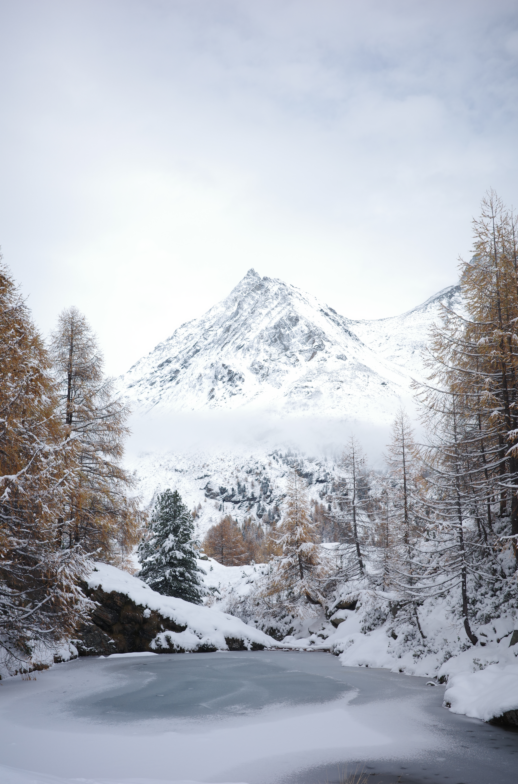
#> input picture archive/backup/output-graph/snowmountain/snowmountain.png, 518 x 784 px, given in place of snowmountain.JPG, which was not available
$ jupyter execute --allow-errors format_convertion.ipynb
#> lines starting #> are read from the running program, lines starting #| are printed output that depends on the picture; pictures that were not available may be replaced by others from this repository, and a replacement may not be noted
### archive/tunnel_book/process_segments_sam.py
import cv2
import numpy as np
from skimage.segmentation import slic


def downsample_image_opencv(img, output_size):
    height, width = img.shape[:2]
    new_height, new_width = output_size

    resized_img = cv2.resize(img, (new_width, new_height), interpolation=cv2.INTER_AREA)

    return resized_img

# [61 lines left out: functions downsample_image_opencv2, remove_small_masks, remove_overlapping, obtain_rest_of_img, not called in this run]

def img_white_p_ratio(img):
  return np.sum(img == 1.0)/(img.shape[0]*img.shape[1]*img.shape[2])

# [89 lines left out: functions rest_image_pixel_ratio, remove_white_canva, obtain_all_objects, fill_with_superpixels, not called in this run]

### format_convertion.ipynb
[cell 1]
import numpy as np
import cv2
import matplotlib.pyplot as plt
from archive.tunnel_book.process_segments_sam import downsample_image_opencv

#> (a cell that did not finish here is left out)

[cell 3]
raw_image = cv2.imread('./dataset/snowmountain.JPG')
#> raw_image is the input picture: shape (784, 518, 3); mean B, G, R 192.1, 183.2, 178.9
raw_image = cv2.cvtColor(raw_image, cv2.COLOR_BGR2RGB) / 255.0
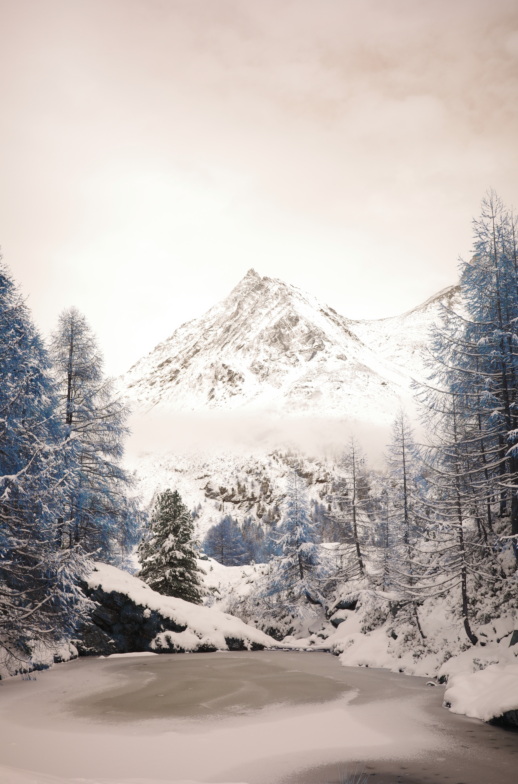
#> raw_image: shape (784, 518, 3) float64; mean B, G, R 0.702, 0.718, 0.753
img_lr = downsample_image_opencv(raw_image, [784, 518])
plt.figure(figsize=(15,7))
plt.imshow(img_lr)
plt.show()

[cell 4]
res_img = np.ones((img_lr.shape[0], img_lr.shape[1], 4), dtype=np.float32)
fig = plt.figure(figsize=(10, 8))
#> (the rest of this cell did not finish here and is left out)

[cell 5]
res_img = np.ones((img_lr.shape[0], img_lr.shape[1], 4), dtype=np.float32)

#> (the rest of this cell did not finish here and is left out)

[cell 6]
def format_convertion(paths):
    layer_masks = []
    for p in paths:
        layer_masks.append(np.load(p))

    layers = []
    for layer in layer_masks:
        tmp = np.zeros_like(layer[0])
        for ob in layer:
            tmp += ob
        layers.append(tmp > 0)

    return layers

def viz(img_path, layers):
    depth_size=layers[0].shape
    raw_image = cv2.imread(img_path)
    raw_image = cv2.cvtColor(raw_image, cv2.COLOR_BGR2RGB) / 255.0
    img_lr = downsample_image_opencv(raw_image, depth_size)

    res_img = np.ones((img_lr.shape[0], img_lr.shape[1], 4), dtype=np.float32)
    fig = plt.figure(figsize=(10, 8))
    for i, group_mask in enumerate(layers):
        ax = fig.add_subplot(2, 3, i + 1)
        for c in range(3):  # 遍历RGB通道
            res_img[:, :, c] = np.where(group_mask, img_lr[:, :, c], 0)
        res_img[:, :, 3] = np.where(group_mask, 1, 0)

        ax.imshow(res_img)
        ax.axis('off')
        ax.set_title(f'Layer {i+1}')

        plt.tight_layout()

[cell 7]
paths = ['./output-sam/snowmountain2/snowmountain2_layer1_segs.npy',
         './output-sam/snowmountain2/snowmountain2_layer2_segs.npy',
         './output-sam/snowmountain2/snowmountain2_layer3_segs.npy',
         './output-sam/snowmountain2/snowmountain2_layer4_segs.npy']

#> (the rest of this cell did not finish here and is left out)

[cell 8]
raw_image = cv2.imread('./dataset/snowmountain2.JPG')
#> (the rest of this cell did not finish here and is left out)

[cell 9]
paths = ['./output-sam/lake/lake_layer1_segs.npy',
         './output-sam/lake/lake_layer2_segs.npy',
         './output-sam/lake/lake_layer3_segs.npy']

#> (the rest of this cell did not finish here and is left out)

[cell 10]
raw_image = cv2.imread('./dataset/lake.JPG')
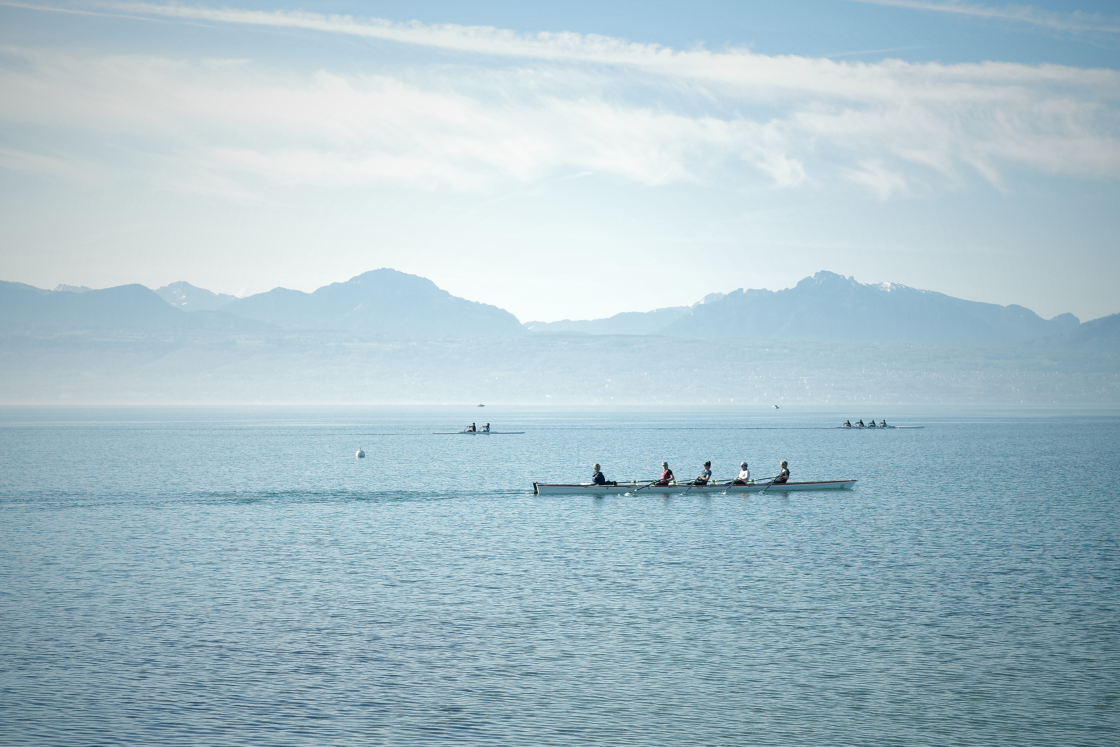
#> input picture dataset/lake.JPG, 3360 x 2240 px (shown at 1/3 size)
#> raw_image is the input picture: shape (2240, 3360, 3); mean B, G, R 202.7, 193.1, 169.1
raw_image = cv2.cvtColor(raw_image, cv2.COLOR_BGR2RGB) / 255.0
img_lr = downsample_image_opencv(raw_image, [518, 784])
#> in downsample_image_opencv (call 2), `resized_img = cv2.resize(img, (new_width, new_height), interpolation=c..`:
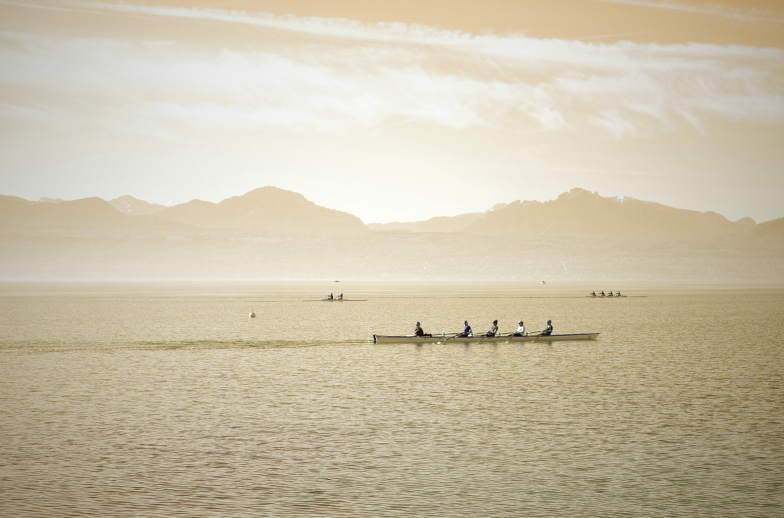
#> resized_img: shape (518, 784, 3) float64; mean B, G, R 0.663, 0.757, 0.795

res_img = np.ones((img_lr.shape[0], img_lr.shape[1], 4), dtype=np.float32)
#> (the rest of this cell did not finish here and is left out)

[cell 11]
paths = ['./output-sam/gardenCat/gardenCat_layer1_segs.npy',
         './output-sam/gardenCat/gardenCat_layer2_segs.npy',
         './output-sam/gardenCat/gardenCat_layer3_segs.npy']

#> (the rest of this cell did not finish here and is left out)

[cell 12]
raw_image = cv2.imread('./dataset/gardenCat.JPG')
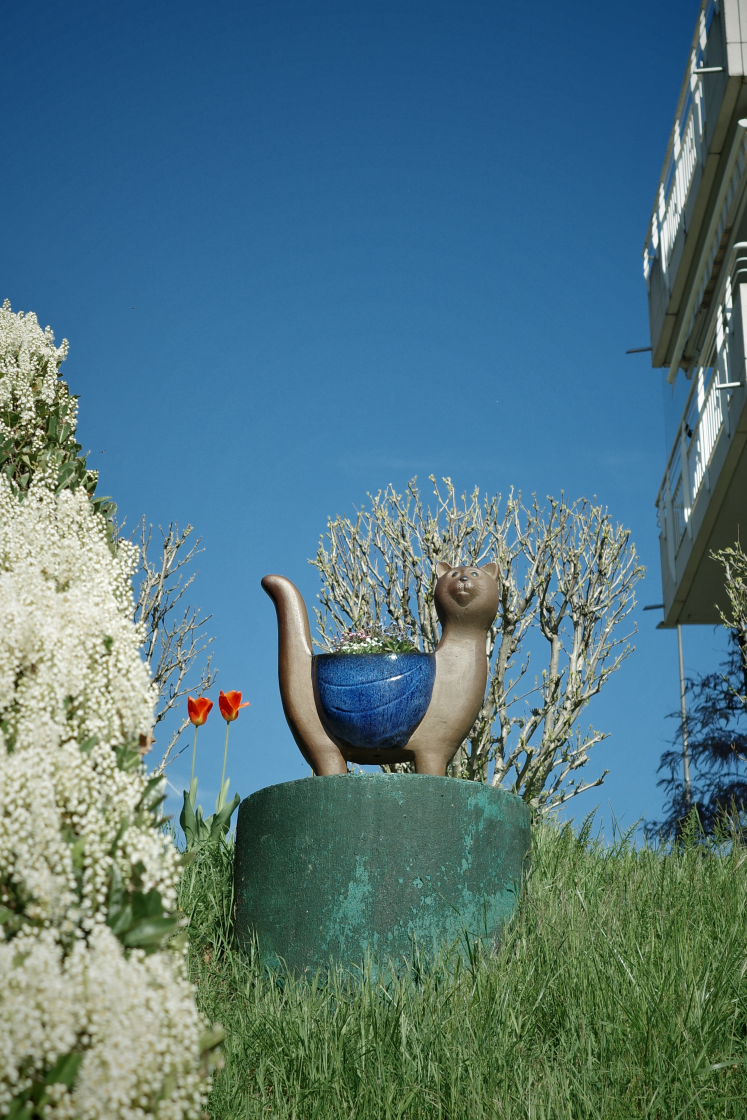
#> input picture dataset/gardenCat.JPG, 2240 x 3360 px (shown at 1/3 size)
#> raw_image is the input picture: shape (3360, 2240, 3); mean B, G, R 127.9, 117.8, 81.9
raw_image = cv2.cvtColor(raw_image, cv2.COLOR_BGR2RGB) / 255.0
img_lr = downsample_image_opencv(raw_image, [784, 518])
#> in downsample_image_opencv (call 3), `resized_img = cv2.resize(img, (new_width, new_height), interpolation=c..`:
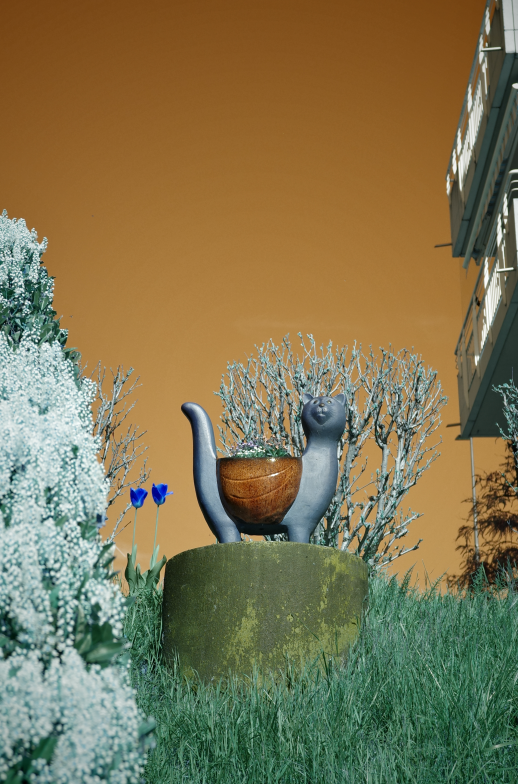
#> resized_img: shape (784, 518, 3) float64; mean B, G, R 0.321, 0.462, 0.501

res_img = np.ones((img_lr.shape[0], img_lr.shape[1], 4), dtype=np.float32)
#> (the rest of this cell did not finish here and is left out)

[cell 13]
paths = ['./output-sam/spring/spring_layer1_segs.npy',
         './output-sam/spring/spring_layer2_segs.npy',
         './output-sam/spring/spring_layer3_segs.npy']

#> (the rest of this cell did not finish here and is left out)

[cell 14]
raw_image = cv2.imread('./dataset/spring.JPG')
#> (the rest of this cell did not finish here and is left out)

[cell 15]
paths = ['./output-sam/summer/summer_layer1_segs.npy',
         './output-sam/summer/summer_layer2_segs.npy',
         './output-sam/summer/summer_layer3_segs.npy',
         './output-sam/summer/summer_layer4_segs.npy',
         './output-sam/summer/summer_layer5_segs.npy']

#> (the rest of this cell did not finish here and is left out)

[cell 16]
raw_image = cv2.imread('./dataset/summer.JPG')
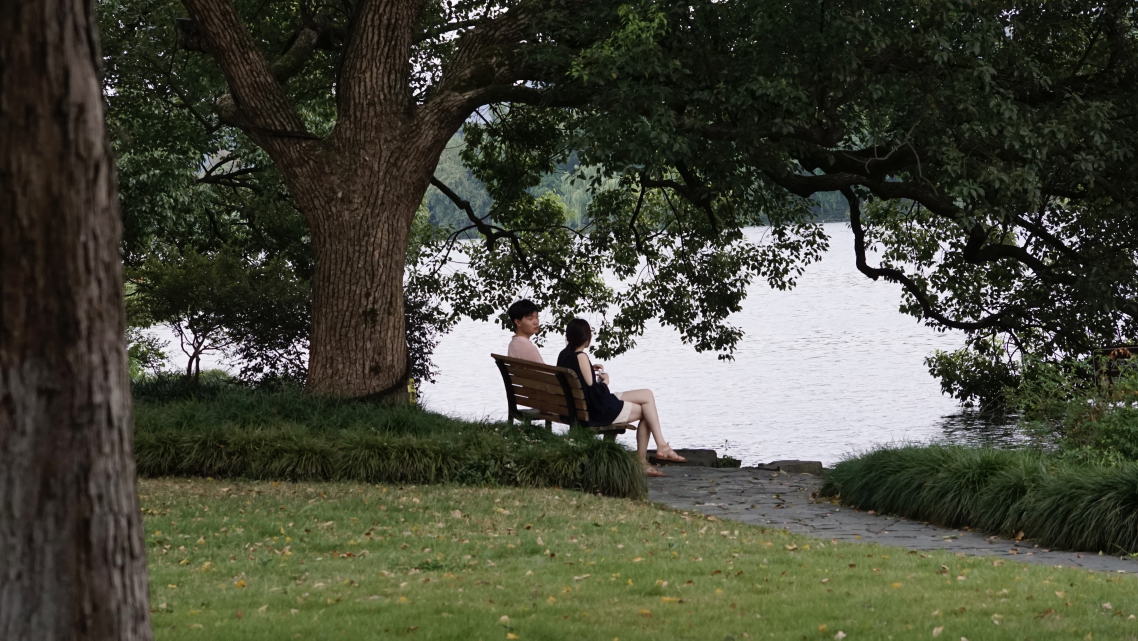
#> input picture dataset/summer.jpg, 4552 x 2561 px, found by its file name (shown at 1/4 size)
#> raw_image is the input picture: shape (2561, 4552, 3); mean B, G, R 59.7, 73.8, 72.2
raw_image = cv2.cvtColor(raw_image, cv2.COLOR_BGR2RGB) / 255.0
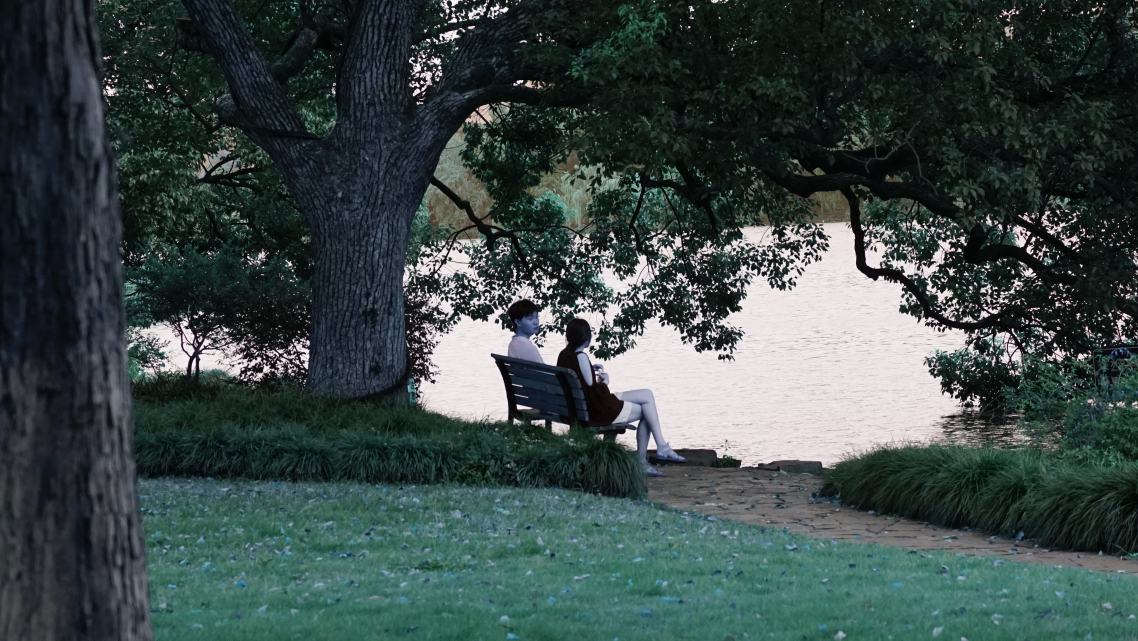
#> raw_image: shape (2561, 4552, 3) float64 (shown at 1/4 size); mean B, G, R 0.283, 0.289, 0.234
img_lr = downsample_image_opencv(raw_image, [518,924])
#> in downsample_image_opencv (call 4), `resized_img = cv2.resize(img, (new_width, new_height), interpolation=c..`:
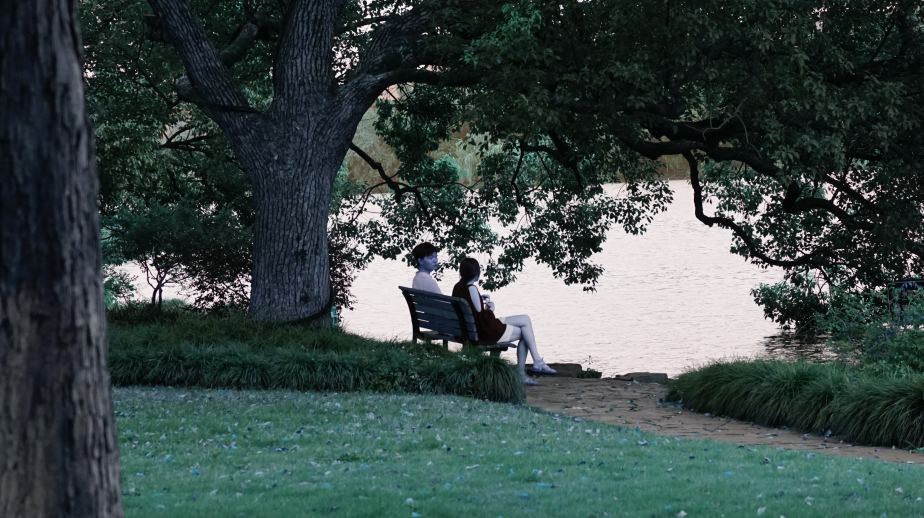
#> resized_img: shape (518, 924, 3) float64; mean B, G, R 0.283, 0.289, 0.234

res_img = np.ones((img_lr.shape[0], img_lr.shape[1], 4), dtype=np.float32)
#> (the rest of this cell did not finish here and is left out)
